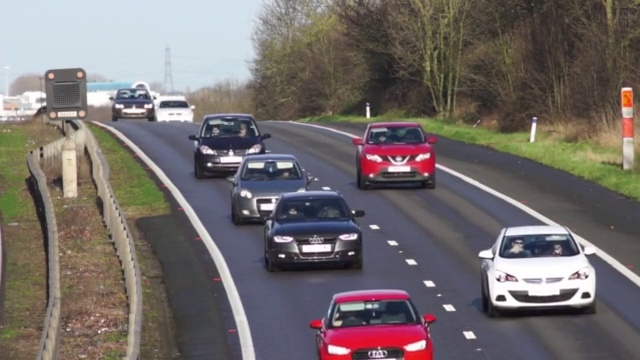
#> input picture Frames/Car/frame_0034.jpg, 640 x 360 px, given in place of frame_0133.jpg, which was not available
$ jupyter execute --allow-errors 02_CutFrames.ipynb   (text cells are left out)
#> lines starting #> are read from the running program, lines starting #| are printed output that depends on the picture; pictures that were not available may be replaced by others from this repository, and a replacement may not be noted
[cell 1]
import cv2
from matplotlib import pyplot as plt
import numpy as np
from PIL import Image

[cell 2]
image = Image.open('Frames/Car/frame_0133.jpg')
#> image is the input picture: PIL image 640x360 RGB; mean R, G, B 115.5, 108.4, 107.1

plt.imshow(image)
plt.hlines(y = 190, xmin = 0, xmax = 600, color = 'yellow')
plt.hlines(y = 350, xmin = 0, xmax = 600, color = 'yellow')
plt.vlines(x = 200, ymin = 0, ymax = 350, color = 'yellow')
plt.vlines(x = 600, ymin = 0, ymax = 350, color = 'yellow')
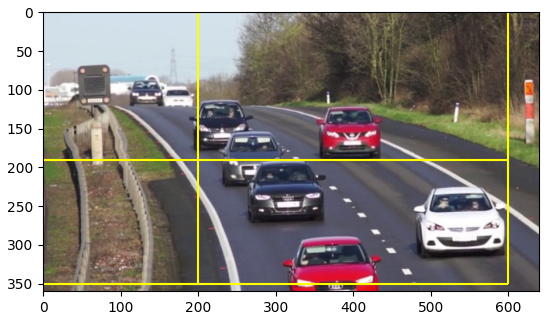
#> figure drawn by matplotlib, 1 panel

[cell 3]
image_ar = np.array(image)

image_ar.shape
#> Out = (360, 640, 3)

[cell 4]
new_img = image_ar[190:351,200:601,:]
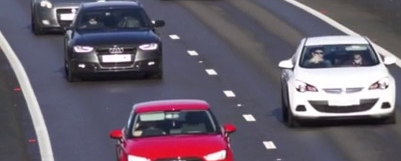
#> new_img: shape (161, 401, 3); mean R, G, B 105.4, 96.3, 109.9
new_img = Image.fromarray(new_img)


new_img.save("CORTE1.jpg")

[cell 5]
plt.imshow(new_img)

[cell 6]
def cut_images(lista_img, origem, destino):

    for i in lista_img:

        name = origem + str(i)

        image = Image.open(name) #abrindo imagem
        image_ar = np.array(image) #convertendo imagem em array
        new_img = image_ar[190:351,200:601,:] #cortando a imagem nas posições x[190:350] y[200,601]
        new_img = Image.fromarray(new_img) #Convertendo array em Image

        nome_destino = destino + str(i) #por algum motivo não salva
        new_img.save(nome_destino)

[cell 7]
def get_images_names(min_, max_):

    lista_img = []

    nome = 'frame_'
    ext = '.jpg'

    for i in range(min_, max_+1):

        if i < 10:
            num = '000'+str(i)
        elif i < 100:
            num = '00'+str(i)
        elif i < 1000:
            num = '0'+str(i)
        else:
            num = str(i)

        full_name = nome+num+ext
        lista_img.append(full_name)
        print(full_name)

    return lista_img

[cell 8]
origem = "Frames/Car/"
destino = "Frames/Car_cut/"
min_ = 0
max_ = 1500

lista_img = get_images_names(min_, max_)

#> (the rest of this cell did not finish here and is left out)

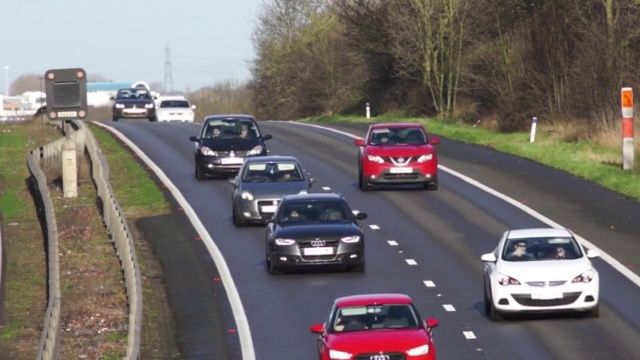
#> input picture Frames/Car/frame_0035.jpg, 640 x 360 px, given in place of frame_0000.jpg, which was not available
#> in cut_images, image is the input picture: PIL image 640x360 RGB; mean R, G, B 115.2, 108.6, 107
#> in cut_images, `new_img = image_ar[190:351,200:601,:]`:
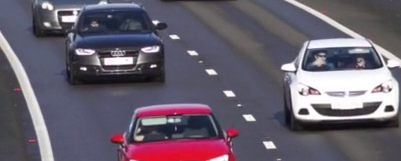
#> new_img: shape (161, 401, 3); mean R, G, B 104.7, 96.3, 109.8
